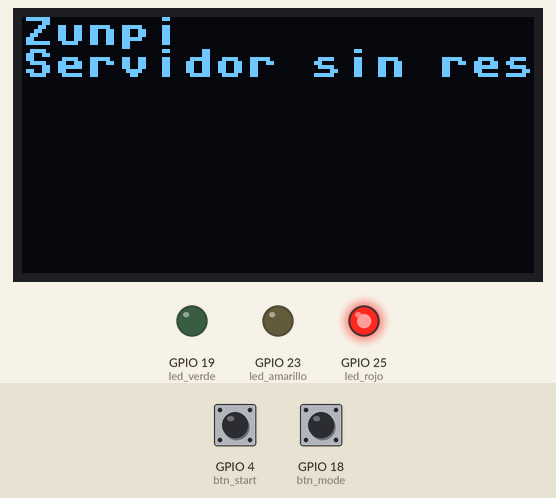
Recording of a program running on a simulated ESP32 board running MicroPython. Shown: 128×64 one-colour display, output pins drawn as LEDs (lit = HIGH). The inputs (shaded band) are chosen by the test bench; at power-on: GPIO 18 (btn_mode) HIGH, GPIO 4 (btn_start) HIGH. WiFi joins after 1.5 s; web requests get an empty 200 reply after 0.4 s; library files of the repository ran but are not shown: ssd1306.py; what the program prints to the serial console is not drawn.

Above: at 2.7 s.
2.8 s: GPIO 18 (btn_mode) pulled LOW for 1 s
Timing chart, 0 to 5.8 s (numbered marks = the images above; inputs shaded):
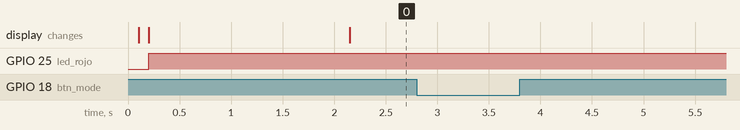

The program:

main.py
```python
# main.py - Control del juego Zunpi desde ESP32 con MicroPython
# Pantalla OLED SSD1306 128x64 por I2C (SDA=21, SCL=22)
# Botones: START/PAUSE (GPIO4), RESET (GPIO5), MODE (GPIO18)
# LEDs: verde (GPIO19), amarillo (GPIO23), rojo (GPIO25)
# Consulta el estado del servidor y muestra puntajes en la OLED.
#
# Se ejecuta automaticamente al encender el ESP32 (despues de boot.py).

import machine
import network
import json
import time

# Importar urequests: intentar modulo del firmware, luego archivo local
try:
    import urequests
except ImportError:
    import requests as urequests

from ssd1306 import SSD1306_I2C

# --- Configuracion de red y sala ---
# RED = "null"  # Red Wi-Fi (anterior, 5 GHz - ESP32 no soporta 5 GHz)
# CLAVE = "motomoto"  # Clave Wi-Fi anterior
# SERVIDOR = "http://192.168.100.5:8001"  # IP del servidor Python anterior
RED = "Brosco La Verdad"  # Red Wi-Fi actual (2.4 GHz)
CLAVE = "Brosco2025"  # Clave Wi-Fi actual
SERVIDOR = "http://192.168.166.190:8001"  # IP del servidor Python actual
SALA = "ABC123"  # Codigo de la sala creado en la aplicacion

# --- Pines OLED I2C ---
PIN_SDA = 21
PIN_SCL = 22
ALTO_OLED = 64  # Cambiar a 32 si tu OLED es 128x32

# --- Pines de botones (entrada con pull-up interna) ---
PIN_BTN_START = 4  # Boton START/PAUSE
PIN_BTN_RESET = 5  # Boton RESET
PIN_BTN_MODE = 18  # Boton MODE (reservado, sin funcion aun)

# --- Pines de LEDs (salida digital) ---
PIN_LED_VERDE = 19  # LED verde: juego activo
PIN_LED_AMARILLO = 23  # LED amarillo: pausa
PIN_LED_ROJO = 25  # LED rojo: espera/terminada/error

# --- Debounce de botones ---
DEBOUNCE_MS = 200  # Tiempo minimo entre pulsaciones (ms)

# --- Estado global del juego ---
estado_juego = "sin sala"  # espera, cuenta, jugando, terminada, sin sala
pausada = False  # Pausa manual o automatica
ultima_consulta = 0  # Timestamp de la ultima consulta al servidor
ultimo_btn_start = 0  # Timestamp del ultimo boton START
ultimo_btn_reset = 0  # Timestamp del ultimo boton RESET
ultimo_btn_mode = 0  # Timestamp del ultimo boton MODE
reconexion = 0  # Timestamp del ultimo intento de reconexion Wi-Fi

# --- Objetos de hardware ---
i2c = None
oled = None
btn_start = None
btn_reset = None
btn_mode = None
led_verde = None
led_amarillo = None
led_rojo = None
wlan = None


def init_hardware():
    """Inicializa botones, LEDs y pantalla OLED."""
    global i2c, oled, btn_start, btn_reset, btn_mode
    global led_verde, led_amarillo, led_rojo

    # Botones con pull-up interna (LOW = presionado)
    btn_start = machine.Pin(PIN_BTN_START, machine.Pin.IN, machine.Pin.PULL_UP)
    btn_reset = machine.Pin(PIN_BTN_RESET, machine.Pin.IN, machine.Pin.PULL_UP)
    btn_mode = machine.Pin(PIN_BTN_MODE, machine.Pin.IN, machine.Pin.PULL_UP)

    # LEDs como salida digital
    led_verde = machine.Pin(PIN_LED_VERDE, machine.Pin.OUT)
    led_amarillo = machine.Pin(PIN_LED_AMARILLO, machine.Pin.OUT)
    led_rojo = machine.Pin(PIN_LED_ROJO, machine.Pin.OUT)
    led_verde.off()
    led_amarillo.off()
    led_rojo.off()

    # OLED SSD1306 por I2C
    i2c = machine.I2C(0, scl=machine.Pin(PIN_SCL), sda=machine.Pin(PIN_SDA), freq=100000)
    try:
        oled = SSD1306_I2C(128, ALTO_OLED, i2c, addr=0x3C)
    except Exception as e:
        print("OLED no encontrada: verificar driver, pines y direccion")
        print("Error: {}".format(e))
        led_rojo.on()  # LED rojo indica error de hardware
        while True:
            time.sleep(1)  # Sin pantalla no continua


def conectar_wifi():
    """Activa el WLAN y conecta a la red configurada."""
    global wlan
    wlan = network.WLAN(network.STA_IF)
    wlan.active(True)
    if not wlan.isconnected():
        wlan.connect(RED, CLAVE)
        mostrar_mensaje("Conectando Wi-Fi")


def mostrar_mensaje(texto):
    """Muestra un mensaje corto en la OLED."""
    oled.fill(0)
    oled.text("Zunpi", 0, 0)
    oled.text(texto, 0, 8)
    oled.show()


def debounce_ok(ultimo):
    """Retorna (True, ahora) si paso el tiempo minimo de debounce."""
    ahora = time.ticks_ms()
    if time.ticks_diff(ahora, ultimo) < DEBOUNCE_MS:
        return False, ultimo
    return True, ahora


def manejar_botones():
    """Lee los 3 botones fisicos y envia comandos HTTP si se presionan."""
    global estado_juego, ultimo_btn_start, ultimo_btn_reset, ultimo_btn_mode

    # Boton START/PAUSE: alterna entre iniciar y pausar segun el estado
    if btn_start.value() == 0:
        ok, nuevo = debounce_ok(ultimo_btn_start)
        if ok:
            ultimo_btn_start = nuevo
            if estado_juego in ("espera", "terminada"):
                enviar_comando("/control/{}/iniciar".format(SALA))
            elif estado_juego in ("cuenta", "jugando"):
                enviar_comando("/control/{}/pausar".format(SALA))

    # Boton RESET: vuelve a estado de espera
    if btn_reset.value() == 0:
        ok, nuevo = debounce_ok(ultimo_btn_reset)
        if ok:
            ultimo_btn_reset = nuevo
            enviar_comando("/control/{}/reset".format(SALA))

    # Boton MODE: reservado para uso futuro, sin funcion asignada
    if btn_mode.value() == 0:
        ok, nuevo = debounce_ok(ultimo_btn_mode)
        if ok:
            ultimo_btn_mode = nuevo
            print("Boton MODE presionado (sin funcion asignada)")


def enviar_comando(ruta):
    """Envia un comando HTTP POST al servidor."""
    url = SERVIDOR + ruta
    try:
        resp = urequests.post(url, timeout=2)
        print("Comando {} -> HTTP {}".format(ruta, resp.status_code))
        resp.close()
    except Exception as e:
        print("Error al enviar comando {}: {}".format(ruta, e))


def consultar_servidor():
    """Consulta el estado y puntajes del servidor cada 1 segundo."""
    global estado_juego, pausada, ultima_consulta

    ahora = time.ticks_ms()
    if time.ticks_diff(ahora, ultima_consulta) < 1000:
        return  # Una consulta por segundo
    ultima_consulta = ahora

    url = "{}/oled/{}".format(SERVIDOR, SALA)
    try:
        resp = urequests.get(url, timeout=1.5)
        if resp.status_code != 200:
            mostrar_mensaje("Servidor sin respuesta")
            estado_juego = "sin sala"
            resp.close()
            return

        datos = resp.json()
        resp.close()

        estado_juego = datos.get("estado", "sin sala")
        pausada = datos.get("pausada", False)

        # Dibujar puntajes en la OLED
        oled.fill(0)
        oled.text("Zunpi - puntos", 0, 0)

        jugadores = datos.get("jugadores", [])
        cantidad = len(jugadores)
        por_pagina = 4 if ALTO_OLED >= 64 else 2
        paginas = max(1, (cantidad + por_pagina - 1) // por_pagina)
        pagina = (ahora // 4000) % paginas

        y = 8
        inicio = pagina * por_pagina
        fin = min(cantidad, (pagina + 1) * por_pagina)
        for i in range(inicio, fin):
            nombre = jugadores[i].get("nombre", "Jugador")
            # Truncar nombre a 10 caracteres ASCII (sin tildes)
            corto = ""
            for c in nombre:
                if ord(c) < 128 and len(corto) < 10:
                    corto += c
            if not corto:
                corto = "Jugador"
            puntos = jugadores[i].get("puntos", 0)
            linea = "{} {} {}".format(i + 1, corto, puntos)
            oled.text(linea, 0, y)
            y += 8

        if cantidad == 0:
            oled.text("Sin jugadores", 0, 8)

        oled.show()

    except Exception as e:
        print("Error al consultar servidor: {}".format(e))
        mostrar_mensaje("Servidor sin respuesta")
        estado_juego = "sin sala"


def actualizar_leds():
    """Enciende el LED correspondiente segun el estado del juego."""
    led_verde.off()
    led_amarillo.off()
    led_rojo.off()

    if estado_juego in ("sin sala", "espera", "terminada"):
        led_rojo.on()  # Rojo: sin sala, espera o terminada
    elif estado_juego == "pausada" or pausada:
        led_amarillo.on()  # Amarillo: pausa (manual o automatica)
    elif estado_juego in ("cuenta", "jugando"):
        led_verde.on()  # Verde: juego activo
    else:
        led_rojo.on()  # Rojo: estado desconocido o error


def main():
    """Bucle principal: Wi-Fi, botones, consulta servidor, LEDs."""
    global reconexion

    init_hardware()
    conectar_wifi()

    while True:
        # Sin Wi-Fi no se puede consultar ni controlar el juego
        if not wlan.isconnected():
            ahora = time.ticks_ms()
            if time.ticks_diff(ahora, reconexion) > 10000:
                reconexion = ahora
                wlan.connect(RED, CLAVE)
                mostrar_mensaje("Sin Wi-Fi")
            estado_juego = "sin sala"
            actualizar_leds()
            time.sleep_ms(50)
            continue

        manejar_botones()  # Lee botones y envia comandos HTTP
        consultar_servidor()  # Consulta estado y puntajes
        actualizar_leds()  # Enciende LED segun el estado
        time.sleep_ms(50)


if __name__ == "__main__":
    main()
```
